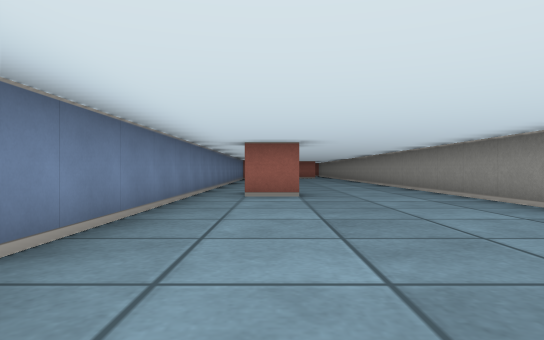
[1] (above)

16 first-person views from a walk through a cub3D ray-caster map. The camera is about half as high as the walls, looks level and sees 75° across. The floor is counted in squares. Each view is taken from the middle of a square. On the plan, view 1 faces up. The plan holds only what a view shows up to about 9 squares ahead; the rest is blank.

[2]
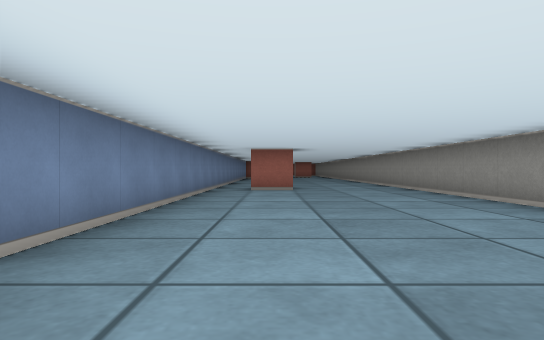

[3]
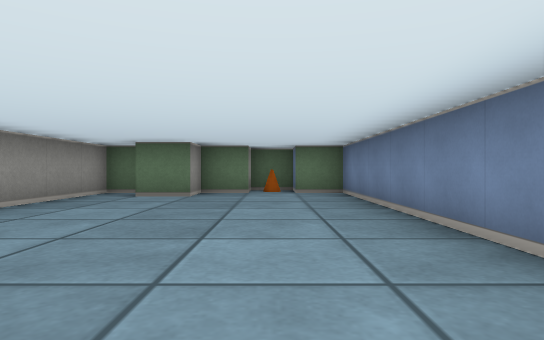

[4]
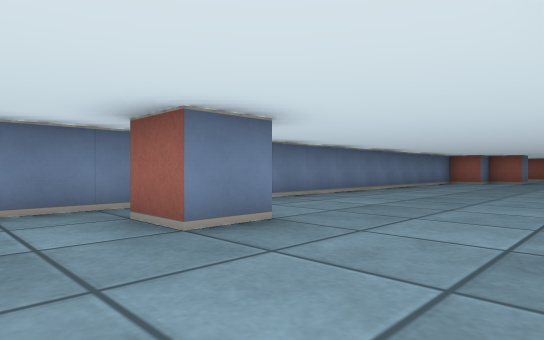

[5]
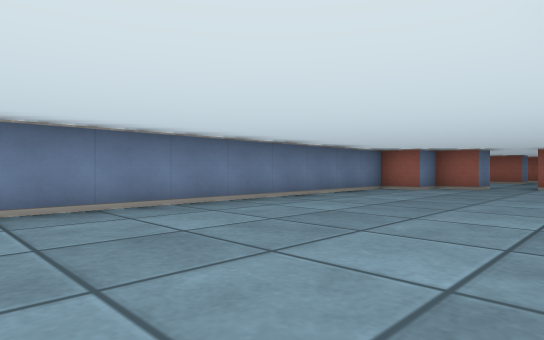

[6]
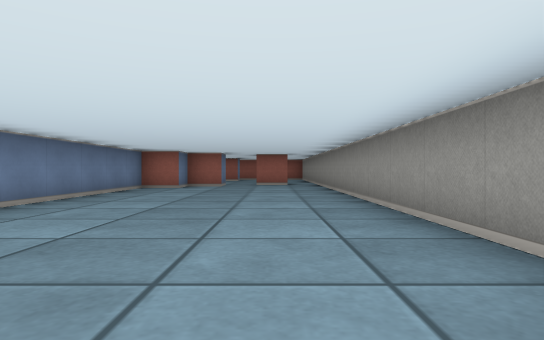

[7]
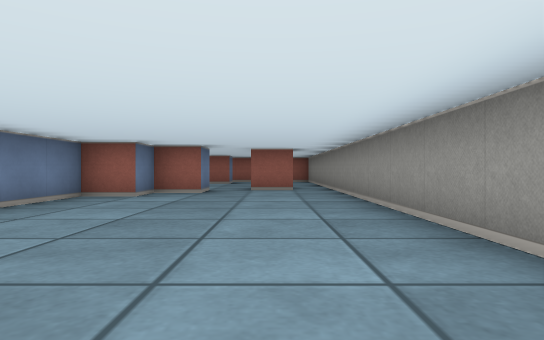

[8]
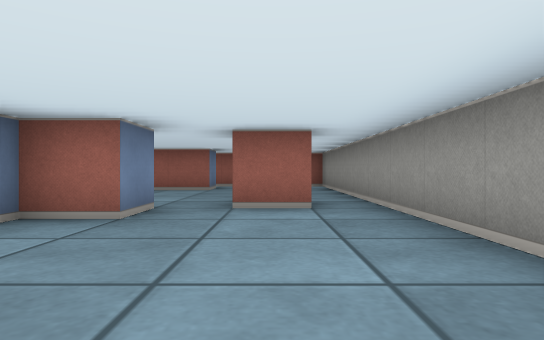

[9]
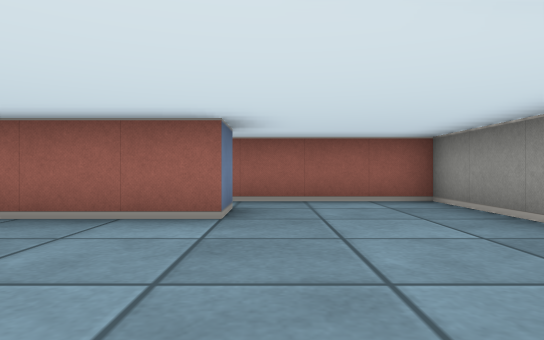

[10]
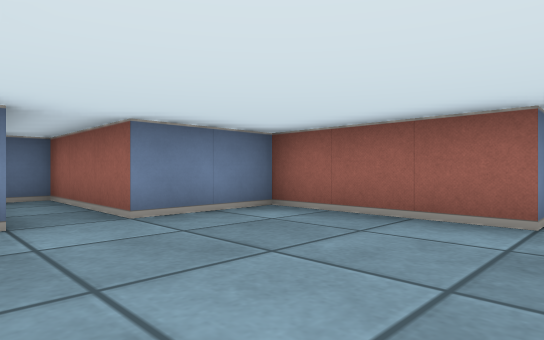

[11]
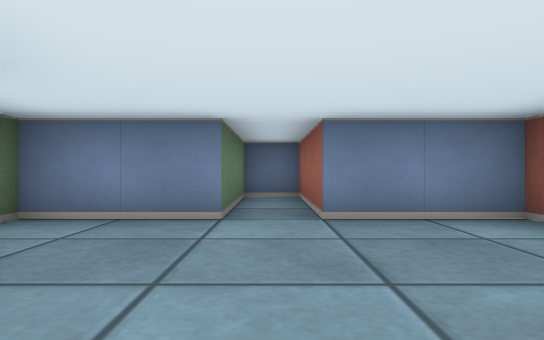

[12]
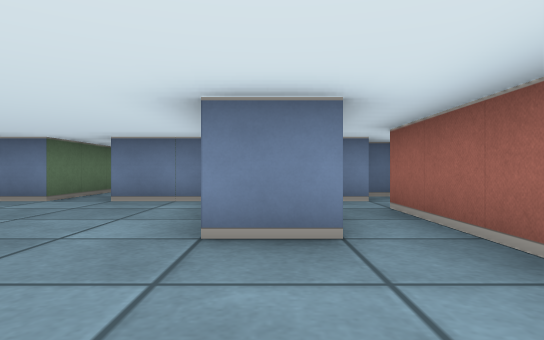

[13]
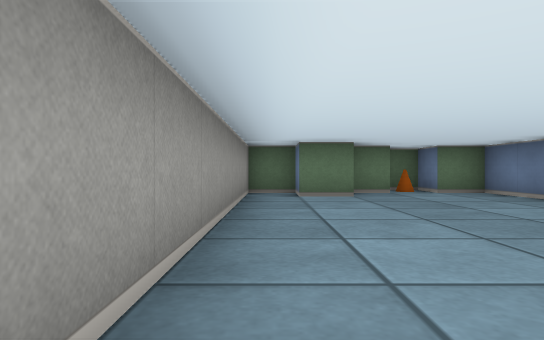

[14]
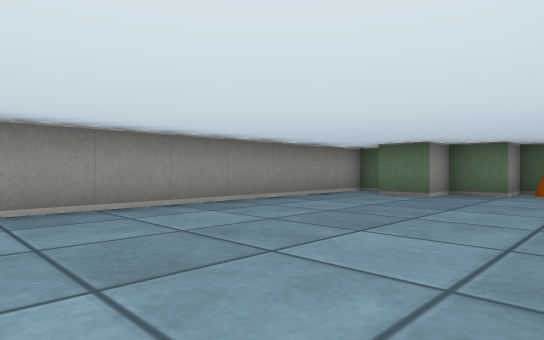

[15]
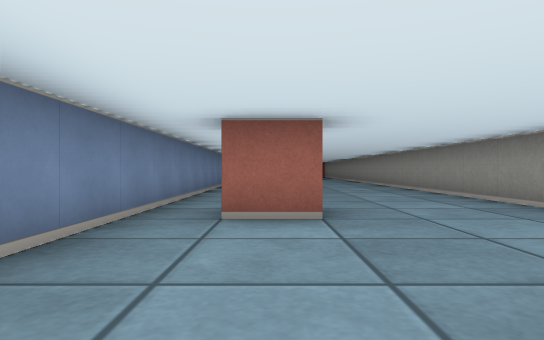

[16]
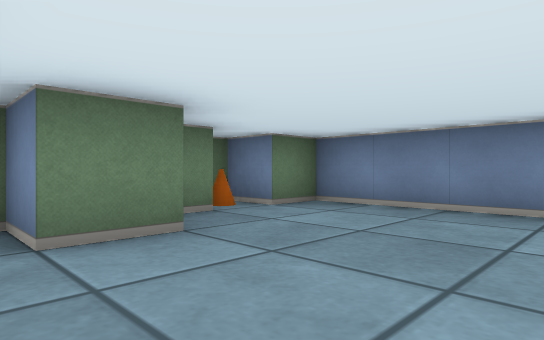

### Floor plan
Points are (right, up) in squares from view 1. A wall is a line through its corners. A room is listed if a view was taken in it or the views show most of it. See-through windows are left out.
Room 1 (views 1, 2, 3, 4, 5, 6, 7, 8, 9, 10, 11, 12, 13, 14, 15, 16)
walls: (0.5, 7.5) (0.5, 6.5) (-0.5, 6.5); (0.5, 20.5) (0.5, 19.5) (-0.5, 19.5) (-0.5, 18.5) (-1.5, 18.5) (-1.5, -3.5) (-0.5, -3.5) (-0.5, -4.5) (0.5, -4.5) (0.5, -3.5) (1.5, -3.5) (1.5, -2.5) (2.5, -2.5) (2.5, -3.5) (3.5, -3.5) (3.5, 26.5) (-1.5, 26.5); (2.6, 20.5) (1.5, 20.5); (0.5, 25.5) (0.5, 24.5) (-2.5, 24.5) (-2.5, 22.5) (-5.5, 22.5) (-5.5, 21.5) (-2.5, 21.5) (-2.5, 19.5)
ways out: opening at (-0.5, 26)
objects: cone (0, -4)

Positions as (right, up) in squares from view 1, and headings:
1: (0, 0), facing up
2: (0, -2), facing up
3: (0, 4), facing down
4: (3, 5), facing up-left
5: (3, 10), facing up-left
6: (2, 9), facing up
7: (2, 12), facing up
8: (2, 16), facing up
9: (1, 21), facing up
10: (1, 21), facing up-left
11: (1, 22), facing left
12: (3, 25), facing left
13: (3, 4), facing down
14: (-1, 4), facing down-right
15: (0, 3), facing up
16: (3, 0), facing down-left
